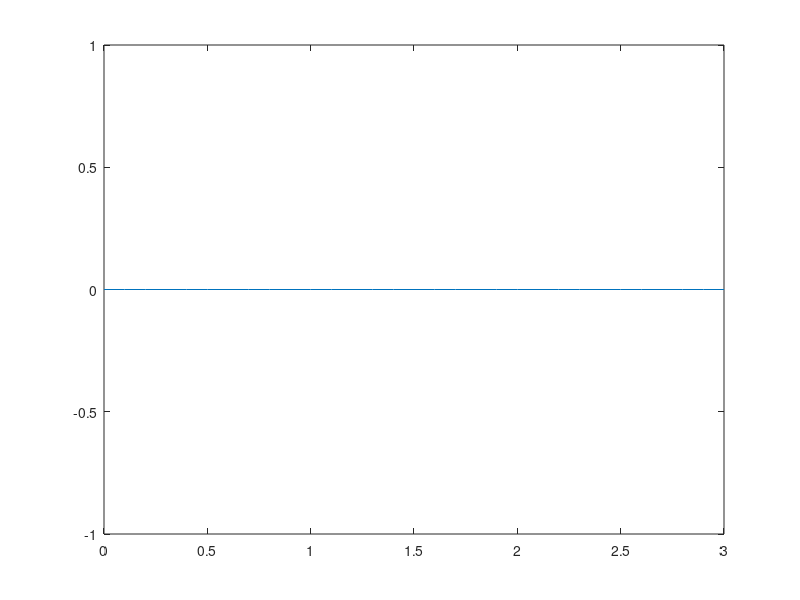

Write MATLAB code to recreate this figure.
axis([0 3 0 5]);

[x, y, _] = ginput(10);

x_values = 0:0.1:3;

aprox = polyfit(x, y, 2);


plot(x, y, 'r*', x_values, polyval(aprox, x_values))